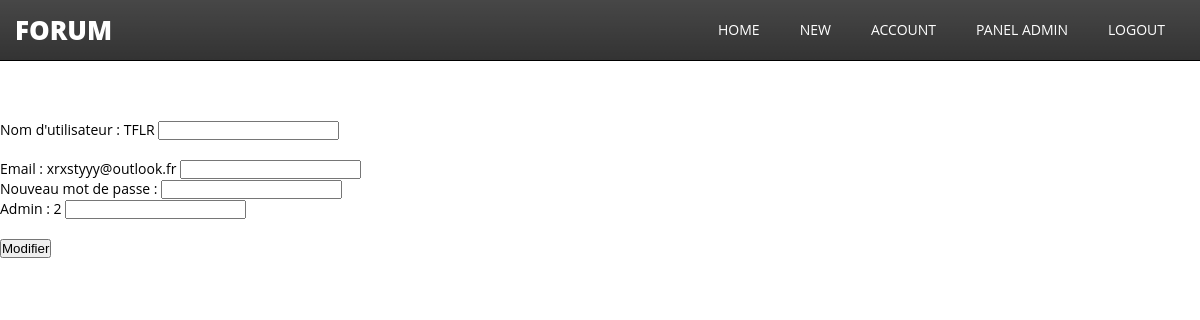
/modifyprofil.php?id=1 (signed in), run on the app's committed database.
### tables this page shows
CREATE TABLE `users` (
  `id` int(11) NOT NULL,
  `email` text NOT NULL,
  `username` varchar(255) NOT NULL,
  `password` varchar(255) NOT NULL,
  `admin` int(11) NOT NULL DEFAULT 1
);

### actions/users/getInfoOfOneUser.php (called while the page is built)
<?php
require('actions/database.php');
if(isset($_GET['id']) AND !empty($_GET['id'])){
    $idOfUser = $_GET['id'];
    $checkIfUserExists = $bdd->prepare('SELECT * FROM users WHERE id = ?');
    $checkIfUserExists->execute(array($idOfUser));
    if($checkIfUserExists->rowCount() > 0){
        $usersInfos = $checkIfUserExists->fetch();
            $username = $usersInfos['username'];
            $email =  $usersInfos['email'];
            $checkAdmin = $usersInfos['admin'];
        }else{
            $errorMsg = "L'utilisateur n'a pas été trouvé !";
        }
    }else{
        $errorMsg = "L'utilisateur n'a pas été trouvé !";
    }

### modifyprofil.php (the view, shortened to what this page needs)
<?php
require 'actions/users/getInfoOfOneUser.php';
?>
<!DOCTYPE html>
<html lang="en">
<?php include 'includes/head.php'; ?>
<body>
<?php include 'includes/navbar.php'; ?>
<div>
<br><br>
<?php
    if(isset($checkAdmin)){
        ?>
        <form action="#" method="POST">
<div>
            <label for="exampleInputEmail1" class="form-label">Nom d'utilisateur : <?= $username?></label>
            <input type="text" class="form-control" name="username"style='text-align: center;margin-top: 20px;'>
        </div>
        <div>
            <label for="exampleInputEmail1" class="form-label">Email : <?= $email?></label>
            <input type="text" class="form-control" name="email"style='text-align: center;margin-top: 20px;'>
        </div>
        <div>
            <label for="exampleInputEmail1" class="form-label">Nouveau mot de passe :</label>
            <input type="password" class="form-control" name="password">
        </div>
        <div>
            <label for="exampleInputEmail1" class="form-label">Admin : <?= $checkAdmin?></label>
            <input type="text" class="form-control" name="admin">
        </div>
 <button type="submit" class="btn btn-primary" name="validate" style='text-align: center;margin-top: 20px;'>Modifier</button>
		</form>
        <?php
    }
    ?>
    </div>
</body>
</html>

### assets/navbar.css (style rules this page uses)
* { margin: 0; padding: 0; box-sizing: border-box; }
body { font-family: "Open Sans", sans-serif; font-size: 14px; font-weight: 400; line-height: 20px; }

### data on the page
users: username "TFLR", email "xrxstyyy@outlook.fr", admin "2"
